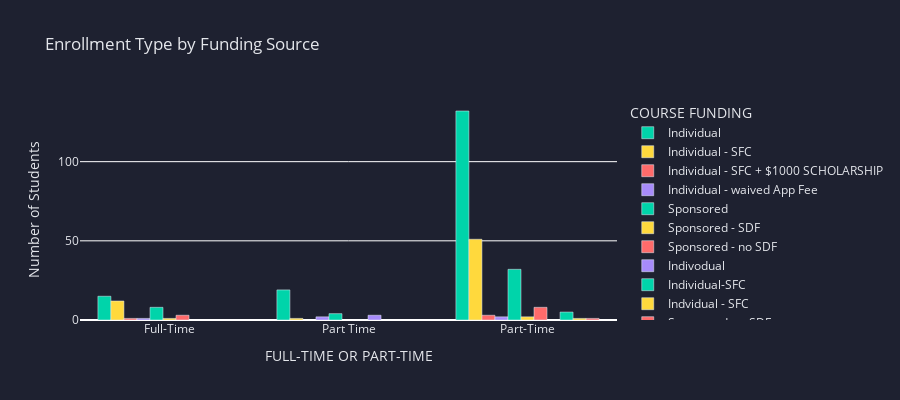

Notebook cell for this chart:
### Code cell
# CHART 4: Full-time vs Part-time by Funding
enrollment_funding = df_profiles.groupby(['FULL-TIME OR PART-TIME', 'COURSE FUNDING']).size().reset_index(name='count')

fig = px.bar(
    enrollment_funding,
    x='FULL-TIME OR PART-TIME',
    y='count',
    color='COURSE FUNDING',
    title='Enrollment Type by Funding Source',
    labels={'count': 'Number of Students'},
    barmode='group',
    color_discrete_sequence=['#00d4aa', '#ffd93d', '#ff6b6b', '#a78bfa']
)

fig.update_layout(
    plot_bgcolor=COLORS['bg'],
    paper_bgcolor=COLORS['bg'],
    font=dict(color=COLORS['text']),
    height=400
)

fig.show()
print("💡 INSIGHT: Relationship between enrollment type and funding? Most common combinations?")

### Figure 1 — Plotly figure (JSON) as saved in the notebook; plotly's stock layout.template omitted (floating-point values rounded to 4 significant figures)
{"data": [{"alignmentgroup": "True", "hovertemplate": "COURSE FUNDING=Individual<br>FULL-TIME OR PART-TIME=%{x}<br>Number of Students=%{y}<extra></extra>", "legendgroup": "Individual", "marker": {"color": "#00d4aa", "pattern": {"shape": ""}}, "name": "Individual", "offsetgroup": "Individual", "orientation": "v", "showlegend": true, "textposition": "auto", "type": "bar", "x": ["Full-Time", "Part Time", "Part-Time"], "xaxis": "x", "y": [15, 19, 132], "yaxis": "y"}, {"alignmentgroup": "True", "hovertemplate": "COURSE FUNDING=Individual - SFC<br>FULL-TIME OR PART-TIME=%{x}<br>Number of Students=%{y}<extra></extra>", "legendgroup": "Individual - SFC", "marker": {"color": "#ffd93d", "pattern": {"shape": ""}}, "name": "Individual - SFC", "offsetgroup": "Individual - SFC", "orientation": "v", "showlegend": true, "textposition": "auto", "type": "bar", "x": ["Full-Time", "Part Time", "Part-Time"], "xaxis": "x", "y": [12, 1, 51], "yaxis": "y"}, {"alignmentgroup": "True", "hovertemplate": "COURSE FUNDING=Individual - SFC + $1000 SCHOLARSHIP<br>FULL-TIME OR PART-TIME=%{x}<br>Number of Students=%{y}<extra></extra>", "legendgroup": "Individual - SFC + $1000 SCHOLARSHIP", "marker": {"color": "#ff6b6b", "pattern": {"shape": ""}}, "name": "Individual - SFC + $1000 SCHOLARSHIP", "offsetgroup": "Individual - SFC + $1000 SCHOLARSHIP", "orientation": "v", "showlegend": true, "textposition": "auto", "type": "bar", "x": ["Full-Time", "Part-Time"], "xaxis": "x", "y": [1, 3], "yaxis": "y"}, {"alignmentgroup": "True", "hovertemplate": "COURSE FUNDING=Individual - waived App Fee<br>FULL-TIME OR PART-TIME=%{x}<br>Number of Students=%{y}<extra></extra>", "legendgroup": "Individual - waived App Fee", "marker": {"color": "#a78bfa", "pattern": {"shape": ""}}, "name": "Individual - waived App Fee", "offsetgroup": "Individual - waived App Fee", "orientation": "v", "showlegend": true, "textposition": "auto", "type": "bar", "x": ["Full-Time", "Part Time", "Part-Time"], "xaxis": "x", "y": [1, 2, 2], "yaxis": "y"}, {"alignmentgroup": "True", "hovertemplate": "COURSE FUNDING=Sponsored<br>FULL-TIME OR PART-TIME=%{x}<br>Number of Students=%{y}<extra></extra>", "legendgroup": "Sponsored", "marker": {"color": "#00d4aa", "pattern": {"shape": ""}}, "name": "Sponsored", "offsetgroup": "Sponsored", "orientation": "v", "showlegend": true, "textposition": "auto", "type": "bar", "x": ["Full-Time", "Part Time", "Part-Time"], "xaxis": "x", "y": [8, 4, 32], "yaxis": "y"}, {"alignmentgroup": "True", "hovertemplate": "COURSE FUNDING=Sponsored - SDF<br>FULL-TIME OR PART-TIME=%{x}<br>Number of Students=%{y}<extra></extra>", "legendgroup": "Sponsored - SDF", "marker": {"color": "#ffd93d", "pattern": {"shape": ""}}, "name": "Sponsored - SDF", "offsetgroup": "Sponsored - SDF", "orientation": "v", "showlegend": true, "textposition": "auto", "type": "bar", "x": ["Full-Time", "Part-Time"], "xaxis": "x", "y": [1, 2], "yaxis": "y"}, {"alignmentgroup": "True", "hovertemplate": "COURSE FUNDING=Sponsored - no SDF<br>FULL-TIME OR PART-TIME=%{x}<br>Number of Students=%{y}<extra></extra>", "legendgroup": "Sponsored - no SDF", "marker": {"color": "#ff6b6b", "pattern": {"shape": ""}}, "name": "Sponsored - no SDF", "offsetgroup": "Sponsored - no SDF", "orientation": "v", "showlegend": true, "textposition": "auto", "type": "bar", "x": ["Full-Time", "Part-Time"], "xaxis": "x", "y": [3, 8], "yaxis": "y"}, {"alignmentgroup": "True", "hovertemplate": "COURSE FUNDING=Indivodual<br>FULL-TIME OR PART-TIME=%{x}<br>Number of Students=%{y}<extra></extra>", "legendgroup": "Indivodual", "marker": {"color": "#a78bfa", "pattern": {"shape": ""}}, "name": "Indivodual", "offsetgroup": "Indivodual", "orientation": "v", "showlegend": true, "textposition": "auto", "type": "bar", "x": ["Part Time"], "xaxis": "x", "y": [3], "yaxis": "y"}, {"alignmentgroup": "True", "hovertemplate": "COURSE FUNDING=Individual-SFC<br>FULL-TIME OR PART-TIME=%{x}<br>Number of Students=%{y}<extra></extra>", "legendgroup": "Individual-SFC", "marker": {"color": "#00d4aa", "pattern": {"shape": ""}}, "name": "Individual-SFC", "offsetgroup": "Individual-SFC", "orientation": "v", "showlegend": true, "textposition": "auto", "type": "bar", "x": ["Part-Time"], "xaxis": "x", "y": [5], "yaxis": "y"}, {"alignmentgroup": "True", "hovertemplate": "COURSE FUNDING=Indvidual - SFC<br>FULL-TIME OR PART-TIME=%{x}<br>Number of Students=%{y}<extra></extra>", "legendgroup": "Indvidual - SFC", "marker": {"color": "#ffd93d", "pattern": {"shape": ""}}, "name": "Indvidual - SFC", "offsetgroup": "Indvidual - SFC", "orientation": "v", "showlegend": true, "textposition": "auto", "type": "bar", "x": ["Part-Time"], "xaxis": "x", "y": [1], "yaxis": "y"}, {"alignmentgroup": "True", "hovertemplate": "COURSE FUNDING=Sponsored-no SDF<br>FULL-TIME OR PART-TIME=%{x}<br>Number of Students=%{y}<extra></extra>", "legendgroup": "Sponsored-no SDF", "marker": {"color": "#ff6b6b", "pattern": {"shape": ""}}, "name": "Sponsored-no SDF", "offsetgroup": "Sponsored-no SDF", "orientation": "v", "showlegend": true, "textposition": "auto", "type": "bar", "x": ["Part-Time"], "xaxis": "x", "y": [1], "yaxis": "y"}], "layout": {"barmode": "group", "font": {"color": "#e4e6eb"}, "height": 400, "legend": {"title": {"text": "COURSE FUNDING"}, "tracegroupgap": 0}, "paper_bgcolor": "#1e2130", "plot_bgcolor": "#1e2130", "title": {"text": "Enrollment Type by Funding Source"}, "xaxis": {"anchor": "y", "domain": [0, 1], "title": {"text": "FULL-TIME OR PART-TIME"}}, "yaxis": {"anchor": "x", "domain": [0, 1], "title": {"text": "Number of Students"}}}}
